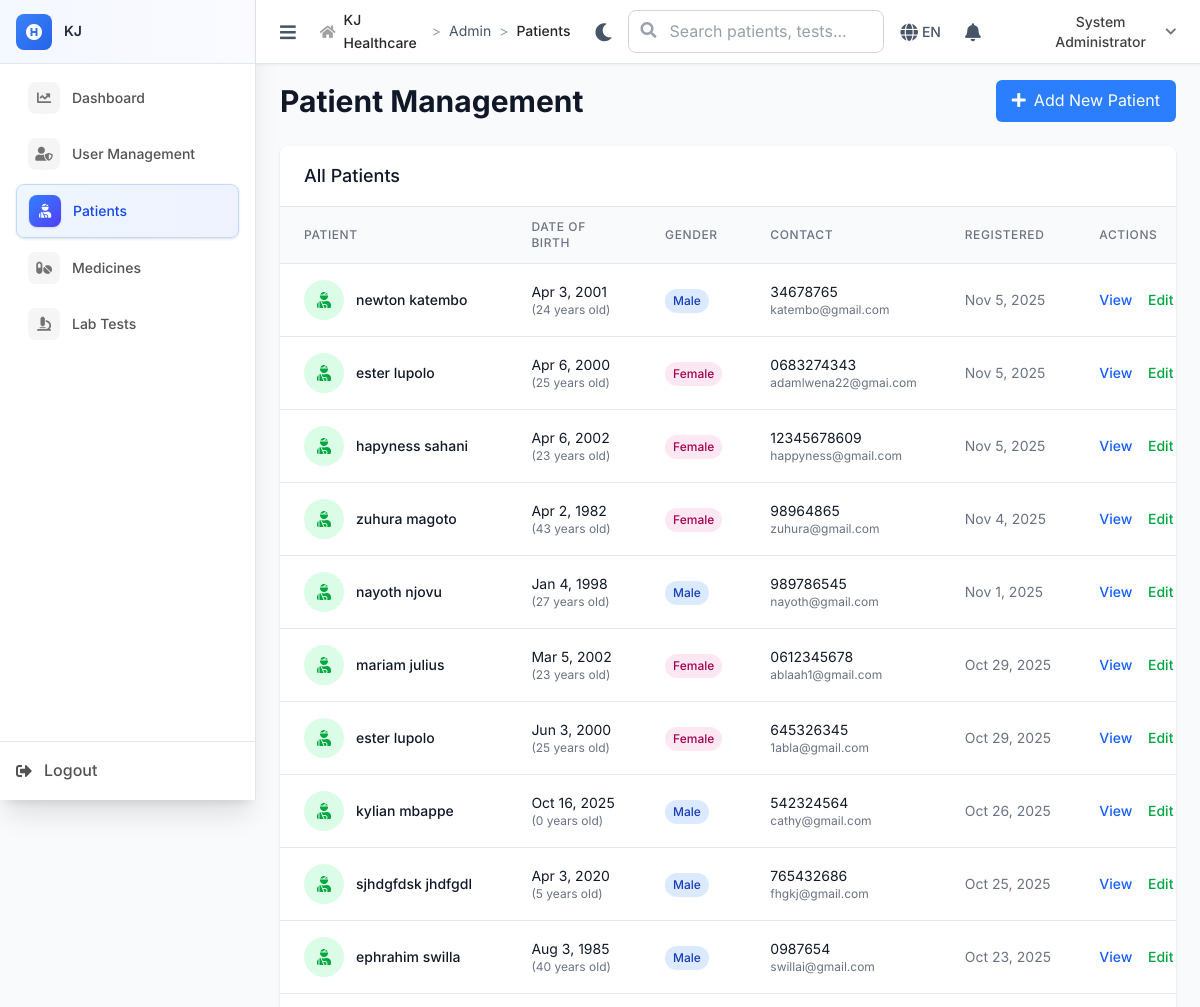
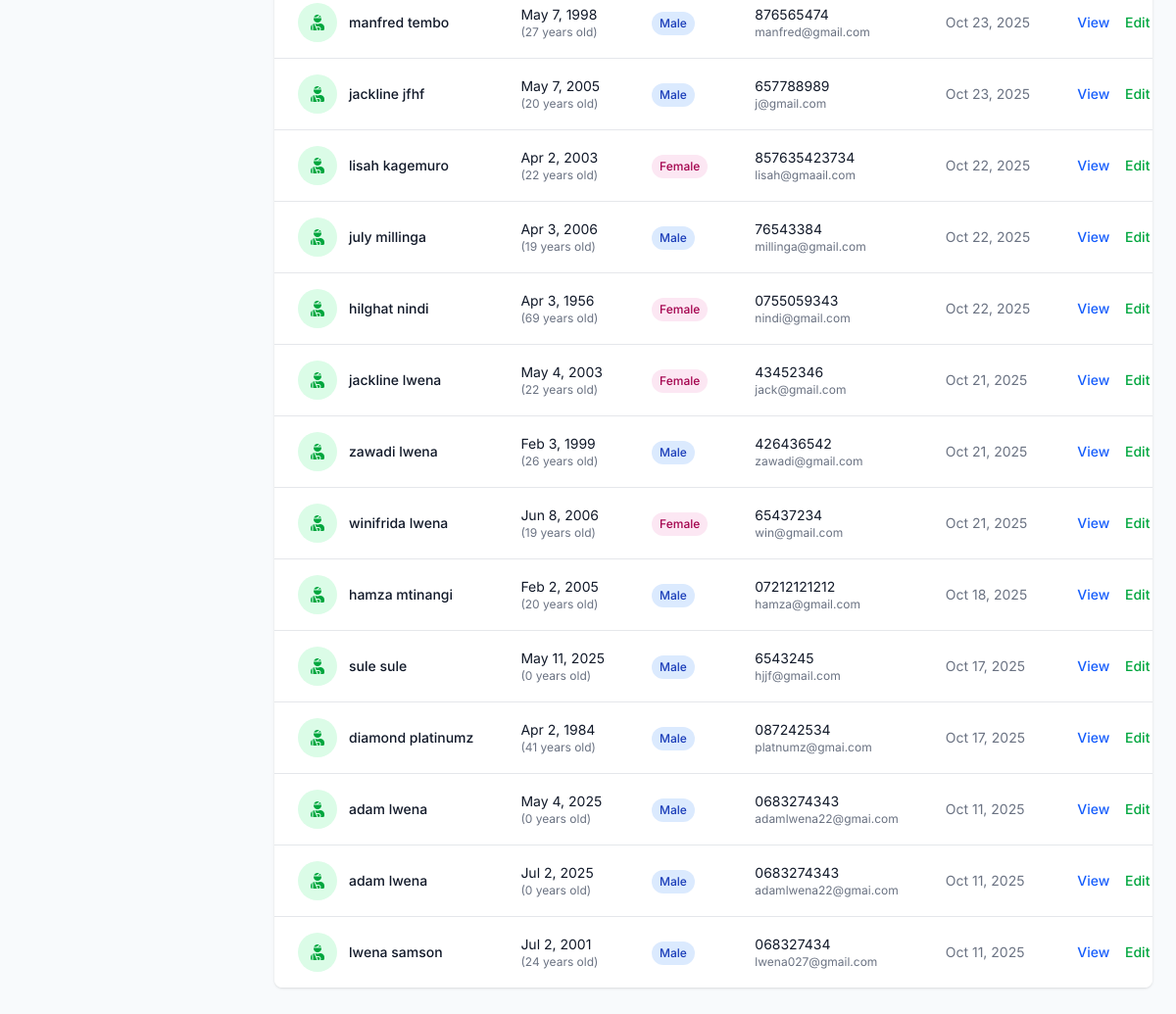
Screenshot of /admin/patients (signed in) with the database file from the repository (2 pictures, top to bottom).
### tables this page shows
CREATE TABLE `patients` (
  `id` int NOT NULL,
  `registration_number` varchar(20) NOT NULL,
  `first_name` varchar(50) NOT NULL,
  `last_name` varchar(50) NOT NULL,
  `date_of_birth` date DEFAULT NULL,
  `gender` enum('male','female','other') DEFAULT NULL,
  `phone` varchar(20) DEFAULT NULL,
  `email` varchar(100) DEFAULT NULL,
  `address` text,
  `occupation` varchar(100) DEFAULT NULL,
  `emergency_contact_name` varchar(100) DEFAULT NULL,
  `emergency_contact_phone` varchar(20) DEFAULT NULL,
  `blood_group` varchar(5) DEFAULT NULL COMMENT 'A+, B-, O+, etc',
  `allergies` text COMMENT 'Known allergies',
  `chronic_conditions` text COMMENT 'Diabetes, Hypertension, etc',
  `insurance_company` varchar(100) DEFAULT NULL COMMENT 'Future use',
  `insurance_number` varchar(50) DEFAULT NULL COMMENT 'Future use',
  `created_at` timestamp NOT NULL DEFAULT CURRENT_TIMESTAMP,
  `updated_at` timestamp NOT NULL DEFAULT CURRENT_TIMESTAMP ON UPDATE CURRENT_TIMESTAMP
);

### includes/BaseController.php (called while the page is built, shortened)
<?php
class BaseController {
    public function __construct() {
        global $pdo;
        $this->pdo = $pdo;
    }
    protected function render($view, $data = []) {
        extract($data);
        $BASE_PATH = defined('BASE_PATH') ? BASE_PATH : (rtrim(str_replace('\\', '/', dirname($_SERVER['SCRIPT_NAME'] ?? '/')), '/') ?: '');
        include __DIR__ . "/../views/{$view}.php";
    }
}
?>

### controllers/AdminController.php (called while the page is built, shortened)
<?php
require_once __DIR__ . '/../includes/BaseController.php';
class AdminController extends BaseController {
    public function patients() {
        $patients = $this->pdo->query("SELECT id, first_name, last_name, date_of_birth, gender, phone, email, created_at FROM patients ORDER BY created_at DESC")->fetchAll();
        $this->render('admin/patients', [
            'patients' => $patients
        ]);
    }
}
?>

### index.php (called while the page is built, shortened)
<?php
$request = $_SERVER['REQUEST_URI'];
$path = parse_url($request, PHP_URL_PATH);
if (strpos($path, BASE_PATH) === 0) {
    $path = substr($path, strlen(BASE_PATH));
}
$path = ltrim($path, '/');
$segments = explode('/', $path);
$controller = $segments[0] ?? 'auth';
$action = $segments[1] ?? 'login';
try {
    $controllerInstance = new $controllerClass();
    $params = array_slice($segments, 2);
    call_user_func_array([$controllerInstance, $action], $params);
} catch (Throwable $e) {
    Logger::error("Error in controller: " . $e->getMessage(), [
        'controller' => $controller,
        'action' => $action,
        'file' => $e->getFile(),
        'line' => $e->getLine(),
        'trace' => $e->getTraceAsString()
    ]);
    error_log("Error in controller: " . $e->getMessage());
    http_response_code(500);
    echo "Internal server error";
}
?>

### views/admin/patients.php (the view, shortened to what this page needs)
<div class="space-y-6">
    <div class="flex items-center justify-between">
        <h1 class="text-3xl font-bold text-gray-900">Patient Management</h1>
    <a href="<?= $BASE_PATH ?>/admin/patients" class="bg-blue-500 hover:bg-blue-600 text-white px-4 py-2 rounded-md">
            <i class="fas fa-plus mr-2"></i>Add New Patient
        </a>
    </div>
    <div class="bg-white rounded-lg shadow overflow-hidden">
        <div class="px-6 py-4 border-b border-gray-200">
            <h3 class="text-lg font-medium text-gray-900">All Patients</h3>
        </div>
        <div class="overflow-x-auto">
            <table class="min-w-full divide-y divide-gray-200">
                <thead class="bg-gray-50">
                    <tr>
                        <th class="px-6 py-3 text-left text-xs font-medium text-gray-500 uppercase tracking-wider">Patient</th>
                        <th class="px-6 py-3 text-left text-xs font-medium text-gray-500 uppercase tracking-wider">Date of Birth</th>
                        <th class="px-6 py-3 text-left text-xs font-medium text-gray-500 uppercase tracking-wider">Gender</th>
                        <th class="px-6 py-3 text-left text-xs font-medium text-gray-500 uppercase tracking-wider">Contact</th>
                        <th class="px-6 py-3 text-left text-xs font-medium text-gray-500 uppercase tracking-wider">Registered</th>
                        <th class="px-6 py-3 text-left text-xs font-medium text-gray-500 uppercase tracking-wider">Actions</th>
                    </tr>
                </thead>
                <tbody class="bg-white divide-y divide-gray-200">
                    <?php foreach ($patients as $patient): ?>
                    <tr class="hover:bg-gray-50">
                        <td class="px-6 py-4 whitespace-nowrap">
                            <div class="flex items-center">
                                <div class="w-10 h-10 bg-green-100 rounded-full flex items-center justify-center mr-3">
                                    <i class="fas fa-user-injured text-green-600"></i>
                                </div>
                                <div>
                                    <div class="text-sm font-medium text-gray-900">
                                        <?php echo htmlspecialchars($patient['first_name'] . ' ' . $patient['last_name']); ?>
                                    </div>
                                </div>
                            </div>
                        </td>
                        <td class="px-6 py-4 whitespace-nowrap text-sm text-gray-900">
                            <?php echo date('M j, Y', strtotime($patient['date_of_birth'])); ?>
                            <div class="text-xs text-gray-500">
                                (<?php echo date_diff(date_create($patient['date_of_birth']), date_create('today'))->y; ?> years old)
                            </div>
                        </td>
                        <td class="px-6 py-4 whitespace-nowrap">
                            <span class="inline-flex px-2 py-1 text-xs font-medium rounded-full
                                <?php echo $patient['gender'] === 'male' ? 'bg-blue-100 text-blue-800' : 'bg-pink-100 text-pink-800'; ?>">
                                <?php echo ucfirst($patient['gender']); ?>
                            </span>
                        </td>
                        <td class="px-6 py-4 whitespace-nowrap text-sm text-gray-900">
                            <div><?php echo htmlspecialchars($patient['phone'] ?? 'N/A'); ?></div>
                            <div class="text-xs text-gray-500"><?php echo htmlspecialchars($patient['email'] ?? ''); ?></div>
                        </td>
                        <td class="px-6 py-4 whitespace-nowrap text-sm text-gray-500">
                            <?php echo date('M j, Y', strtotime($patient['created_at'])); ?>
                        </td>
                        <td class="px-6 py-4 whitespace-nowrap text-sm font-medium">
                            <a href="#" class="text-blue-600 hover:text-blue-900 mr-3">View</a>
                            <a href="#" class="text-green-600 hover:text-green-900 mr-3">Edit</a>
                        </td>
                    </tr>
                    <?php endforeach; ?>
                </tbody>
            </table>
        </div>
    </div>
</div>

### views/layouts/main.php (style rules this page uses)
:root { --primary-50: #eff6ff; --primary-100: #dbeafe; --primary-500: #3b82f6; --primary-600: #2563eb; --primary-700: #1d4ed8; --success-50: #f0fdf4; --success-500: #22c55e; --success-600: #16a34a; --warning-50: #fffbeb; --warning-500: #f59e0b; --warning-600: #d97706; --error-50: #fef2f2; --error-500: #ef4444; --error-600: #dc2626; --neutral-50: #f8fafc; --neutral-100: #f1f5f9; --neutral-200: #e2e8f0; --neutral-300: #cbd5e1; --neutral-400: #94a3b8; --neutral-500: #64748b; --neutral-600: #475569; --neutral-700: #334155; --neutral-800: #1e293b; --neutral-900: #0f172a; --medical-accent: #10b981; --medical-secondary: #8b5cf6; }
html, body { height: 100%; margin: 0; padding: 0; }
body { font-family: 'Inter', sans-serif; background-color: var(--neutral-50); color: var(--neutral-700); line-height: 1.6; }
:root { --header-height: 64px; }

### rows the page displays
patients: first_name+last_name "newton katembo", date_of_birth "Apr 3, 2001", date_of_birth "24", gender "Male", phone "34678765", email "katembo@gmail.com", created_at "Nov 5, 2025"
patients: first_name+last_name "ester lupolo", date_of_birth "Apr 6, 2000", date_of_birth "25", gender "Female", phone "0683274343", email "adamlwena22@gmai.com", created_at "Nov 5, 2025"
patients: first_name+last_name "hapyness sahani", date_of_birth "Apr 6, 2002", date_of_birth "23", gender "Female", phone "12345678609", email "happyness@gmail.com", created_at "Nov 5, 2025"
patients: first_name+last_name "zuhura magoto", date_of_birth "Apr 2, 1982", date_of_birth "43", gender "Female", phone "98964865", email "zuhura@gmail.com", created_at "Nov 4, 2025"
patients: first_name+last_name "nayoth njovu", date_of_birth "Jan 4, 1998", date_of_birth "27", gender "Male", phone "989786545", email "nayoth@gmail.com", created_at "Nov 1, 2025"
patients: first_name+last_name "mariam julius", date_of_birth "Mar 5, 2002", date_of_birth "23", gender "Female", phone "0612345678", email "ablaah1@gmail.com", created_at "Oct 29, 2025"
patients: first_name+last_name "ester lupolo", date_of_birth "Jun 3, 2000", date_of_birth "25", gender "Female", phone "645326345", email "1abla@gmail.com", created_at "Oct 29, 2025"
patients: first_name+last_name "kylian mbappe", date_of_birth "Oct 16, 2025", date_of_birth "0", gender "Male", phone "542324564", email "cathy@gmail.com", created_at "Oct 26, 2025"
patients: first_name+last_name "sjhdgfdsk jhdfgdl", date_of_birth "Apr 3, 2020", date_of_birth "5", gender "Male", phone "765432686", email "fhgkj@gmail.com", created_at "Oct 25, 2025"
patients: first_name+last_name "ephrahim swilla", date_of_birth "Aug 3, 1985", date_of_birth "40", gender "Male", phone "0987654", email "swillai@gmail.com", created_at "Oct 23, 2025"
patients: first_name+last_name "manfred tembo", date_of_birth "May 7, 1998", date_of_birth "27", gender "Male", phone "876565474", email "manfred@gmail.com", created_at "Oct 23, 2025"
patients: first_name+last_name "jackline jfhf", date_of_birth "May 7, 2005", date_of_birth "20", gender "Male", phone "657788989", email "j@gmail.com", created_at "Oct 23, 2025"
patients: first_name+last_name "lisah kagemuro", date_of_birth "Apr 2, 2003", date_of_birth "22", gender "Female", phone "857635423734", email "lisah@gmaail.com", created_at "Oct 22, 2025"
patients: first_name+last_name "july millinga", date_of_birth "Apr 3, 2006", date_of_birth "19", gender "Male", phone "76543384", email "millinga@gmail.com", created_at "Oct 22, 2025"
patients: first_name+last_name "hilghat nindi", date_of_birth "Apr 3, 1956", date_of_birth "69", gender "Female", phone "0755059343", email "nindi@gmail.com", created_at "Oct 22, 2025"
patients: first_name+last_name "jackline lwena", date_of_birth "May 4, 2003", date_of_birth "22", gender "Female", phone "43452346", email "jack@gmail.com", created_at "Oct 21, 2025"
patients: first_name+last_name "zawadi lwena", date_of_birth "Feb 3, 1999", date_of_birth "26", gender "Male", phone "426436542", email "zawadi@gmail.com", created_at "Oct 21, 2025"
patients: first_name+last_name "winifrida lwena", date_of_birth "Jun 8, 2006", date_of_birth "19", gender "Female", phone "65437234", email "win@gmail.com", created_at "Oct 21, 2025"
patients: first_name+last_name "hamza mtinangi", date_of_birth "Feb 2, 2005", date_of_birth "20", gender "Male", phone "07212121212", email "hamza@gmail.com", created_at "Oct 18, 2025"
patients: first_name+last_name "sule sule", date_of_birth "May 11, 2025", date_of_birth "0", gender "Male", phone "6543245", email "hjjf@gmail.com", created_at "Oct 17, 2025"
patients: first_name+last_name "diamond platinumz", date_of_birth "Apr 2, 1984", date_of_birth "41", gender "Male", phone "087242534", email "platnumz@gmai.com", created_at "Oct 17, 2025"
patients: first_name+last_name "adam lwena", date_of_birth "May 4, 2025", date_of_birth "0", gender "Male", phone "0683274343", email "adamlwena22@gmai.com", created_at "Oct 11, 2025"
patients: first_name+last_name "adam lwena", date_of_birth "Jul 2, 2025", date_of_birth "0", gender "Male", phone "0683274343", email "adamlwena22@gmai.com", created_at "Oct 11, 2025"
patients: first_name+last_name "lwena samson", date_of_birth "Jul 2, 2001", date_of_birth "24", gender "Male", phone "068327434", email "lwena027@gmail.com", created_at "Oct 11, 2025"

### other values shown
$_ENV['APP_NAME'] "KJ"
$item['text'] "Dashboard"
$item['text'] "User Management"
$item['text'] "Patients"
$item['text'] "Medicines"
$item['text'] "Lab Tests"
$crumb['text'] "Admin"
$crumb['text'] "Patients"
$_SESSION['user_name'] "System Administrator"
